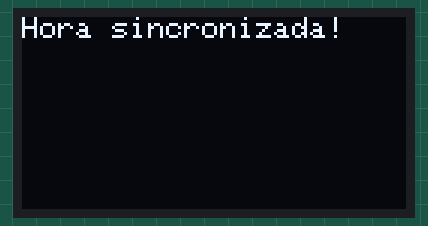
Recording of a sketch running on a simulated Seeed XIAO ESP32-S3. Shown: 128×64 one-colour display. WiFi joins after 1.5 s; servers stay silent unless stated; the local clock reads 2024-03-15 10:24:30 at power-on unless the sketch sets it; what the sketch prints to the serial monitor is not drawn.

Above: at 4.6 s.
At 6.6 s:
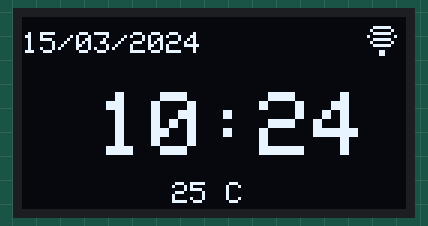
At 30.2 s:
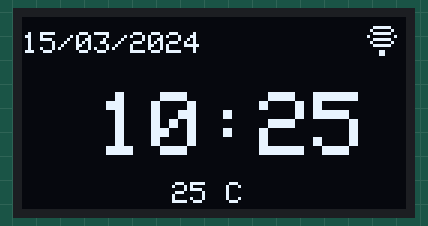

Measured:
- what the display in image 0 shows lasts 2.0 s, from 4.6 s to 6.6 s
- what the display in image 1 shows lasts 23.6 s, from 6.6 s to 30.2 s

The sketch:

NTP_Display.ino
```cpp
/*********
  Adaptado para XIAO ESP32-S3
  Rui Santos - https://randomnerdtutorials.com
  Display OLED SSD1306 128x64 com NTP
*********/
#include <Wire.h>
#include <Adafruit_GFX.h>
#include <Adafruit_SSD1306.h>
#include <WiFi.h>
#include <time.h>

#define SCREEN_WIDTH 128
#define SCREEN_HEIGHT 64

// Pinos I2C do XIAO ESP32-S3
#define SDA_PIN 5
#define SCL_PIN 6

// WiFi
const char* ssid = "SEU_SSID";
const char* password = "SUA_PASSWORD";
// NTP
const char* ntpServer = "pool.ntp.org";
const long gmtOffset_sec = 0;
const int daylightOffset_sec = 0;

Adafruit_SSD1306 display(SCREEN_WIDTH, SCREEN_HEIGHT, &Wire, -1);

void initDisplay() {
  Wire.begin(SDA_PIN, SCL_PIN);

  if(!display.begin(SSD1306_SWITCHCAPVCC, 0x3C)) {
    Serial.println(F("Falha na inicialização do SSD1306"));
    for(;;);
  }

  delay(2000);
  display.clearDisplay();
  display.setTextColor(SSD1306_WHITE);
}

void initWiFi() {
  Serial.print("Conectando ao WiFi: ");
  Serial.println(ssid);

  WiFi.mode(WIFI_STA);
  WiFi.begin(ssid, password);

  int attempts = 0;
  while (WiFi.status() != WL_CONNECTED && attempts < 20) {
    delay(500);
    Serial.print(".");
    attempts++;
  }

  if (WiFi.status() == WL_CONNECTED) {
    Serial.println("\nWiFi conectado!");
    Serial.print("IP: ");
    Serial.println(WiFi.localIP());
  } else {
    Serial.println("\nFalha na conexão WiFi");
  }
}

void initNTP() {
  // Configura o fuso horário para Portugal (WET/WEST - Horário de Verão Europeu)
  // GMT+0 em inverno, GMT+1 em verão
  configTime(0, 0, ntpServer);
  setenv("TZ", "WET0WEST,M3.5.0/1,M10.5.0", 1);
  tzset();

  Serial.println("Sincronizando hora com NTP...");
  time_t now = time(nullptr);
  int attempts = 0;

  while (now < 24 * 3600 && attempts < 20) {
    delay(500);
    Serial.print(".");
    now = time(nullptr);
    attempts++;
  }

  Serial.println();
  Serial.println("Hora sincronizada!");
}

void displayDate(String date) {
  display.setTextSize(1);
  display.setCursor(0, 5);
  display.println(date);
}

void displayHour(String hour) {
  display.setTextSize(3);
  display.setCursor(25, 25);
  display.println(hour);
}

void displayTemp(String temperature) {
  display.setTextSize(1);
  display.setCursor(50, 55);
  display.println(temperature);
}

void displayWifi(int x, int y) {
  // Símbolo de WiFi pixelizado 10x10 pixeis

  // Topo - linha horizontal
  display.fillRect(x + 2, y, 6, 1, SSD1306_WHITE);

  // Primeira onda - cantos
  display.fillRect(x + 1, y + 1, 1, 1, SSD1306_WHITE);
  display.fillRect(x + 8, y + 1, 1, 1, SSD1306_WHITE);

  // Primeira onda - linha
  display.fillRect(x + 2, y + 2, 6, 1, SSD1306_WHITE);

  // Segunda onda - cantos
  display.fillRect(x, y + 3, 1, 1, SSD1306_WHITE);
  display.fillRect(x + 9, y + 3, 1, 1, SSD1306_WHITE);

  // Segunda onda - linha
  display.fillRect(x + 2, y + 4, 6, 1, SSD1306_WHITE);

  // Terceira onda - cantos inferiores
  display.fillRect(x + 1, y + 5, 1, 1, SSD1306_WHITE);
  display.fillRect(x + 8, y + 5, 1, 1, SSD1306_WHITE);

  // Terceira onda - linha
  display.fillRect(x + 2, y + 6, 6, 1, SSD1306_WHITE);

  // Ponto central inferior
  display.fillRect(x + 4, y + 8, 2, 2, SSD1306_WHITE);
}

void updateDisplay() {
  display.display();
}

void clearDisplayScreen() {
  display.clearDisplay();
}

String getFormattedDate() {
  time_t now = time(nullptr);
  struct tm* timeinfo = localtime(&now);

  char buffer[11];
  strftime(buffer, sizeof(buffer), "%d/%m/%Y", timeinfo);
  return String(buffer);
}

String getFormattedTime() {
  time_t now = time(nullptr);
  struct tm* timeinfo = localtime(&now);

  char buffer[6];
  strftime(buffer, sizeof(buffer), "%H:%M", timeinfo);
  return String(buffer);
}

void setup() {
  Serial.begin(115200);
  delay(1000);

  initDisplay();
  initWiFi();
  initNTP();

  display.clearDisplay();
  display.setTextSize(1);
  display.setCursor(0, 0);
  display.println("Hora sincronizada!");
  display.display();
  delay(2000);
}

void loop() {
  clearDisplayScreen();

  String date = getFormattedDate();
  String time = getFormattedTime();
  String temp = "25 C";

  displayDate(date);
  displayHour(time);
  displayTemp(temp);
  displayWifi(115, 3);  // Exibe WiFi no canto superior direito

  updateDisplay();

  delay(1000);
}
```
